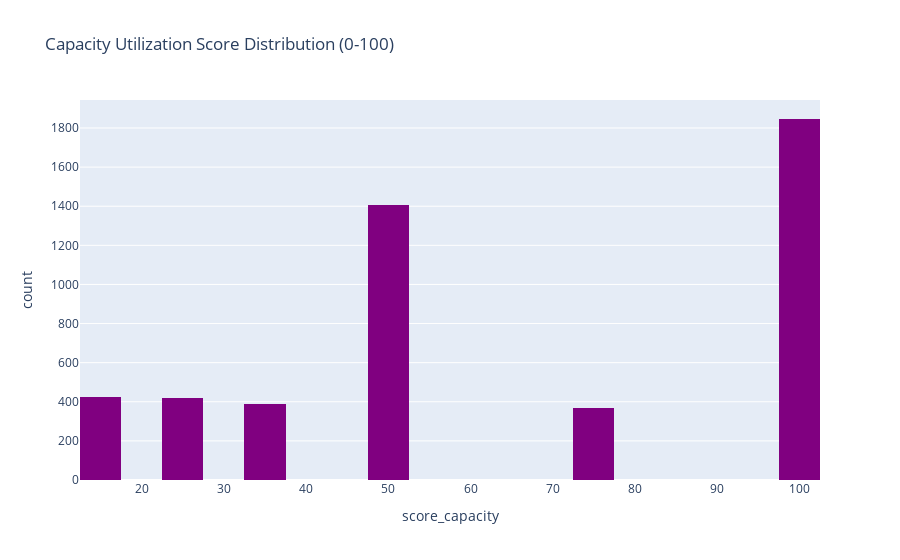

Source (notebook cell):
### Code cell
# Component 3: Capacity Score
# Direct utilization percentage
completed['score_capacity'] = (completed['capacity_utilization'] * 100).clip(0, 100)

print("Capacity Score Distribution:")
print(completed['score_capacity'].describe())

fig = px.histogram(completed, x='score_capacity', nbins=20,
                   title='Capacity Utilization Score Distribution (0-100)',
                   color_discrete_sequence=['purple'])
fig.show()

### Figure 1 — Plotly figure (JSON) as saved in the notebook; plotly's stock layout.template omitted (floating-point values rounded to 4 significant figures; data arrays with more than 128 entries replaced by an {"elided": "..."} marker saying what was removed)
{"data": [{"bingroup": "x", "hovertemplate": "score_capacity=%{x}<br>count=%{y}<extra></extra>", "legendgroup": "", "marker": {"color": "purple", "pattern": {"shape": ""}}, "name": "", "nbinsx": 20, "orientation": "v", "showlegend": false, "type": "histogram", "x": {"elided": "4853 float values"}, "xaxis": "x", "yaxis": "y"}], "layout": {"barmode": "relative", "legend": {"tracegroupgap": 0}, "title": {"text": "Capacity Utilization Score Distribution (0-100)"}, "xaxis": {"anchor": "y", "domain": [0, 1], "title": {"text": "score_capacity"}}, "yaxis": {"anchor": "x", "domain": [0, 1], "title": {"text": "count"}}}}
